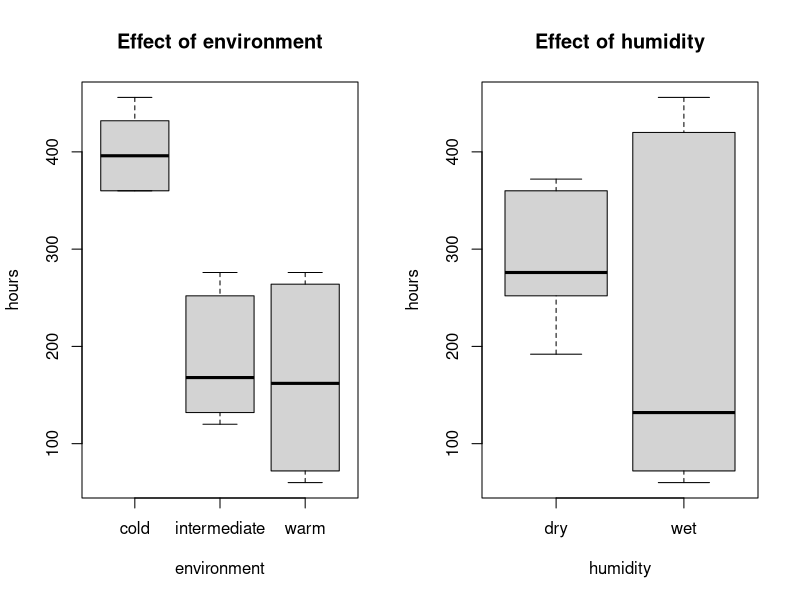
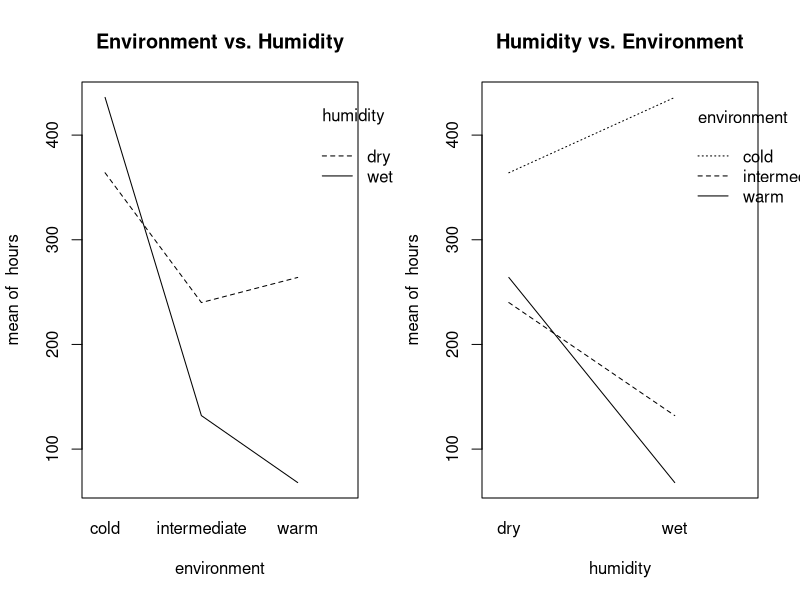
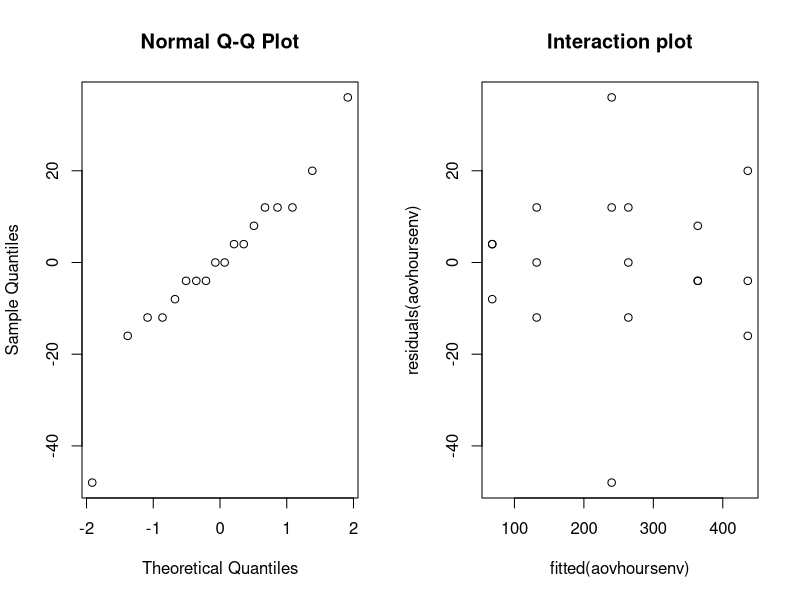

Generate these figures, in order, with R: (Note: this script raises an error after producing the figures.)
## ---- chunk 1
knitr::opts_chunk$set(echo = TRUE)
## ---- chunk 2
#install.packages("car")
#library("car")
bread = read.table(file="bread.txt", header=TRUE, sep=" ")
attach(bread)
## ---- chunk 3
env=3; hum=2; N=3
rbind(rep(1:env,each=N*hum),rep(1:hum,N*env),sample(1:(N*env*hum)))
## ---- chunk 4
par(mfrow=c(1,2))
boxplot(hours~environment, main = "Effect of environment")
boxplot(hours~humidity, main = "Effect of humidity")
## ---- chunk 5
par(mfrow=c(1,2))
interaction.plot(environment,humidity,hours, main="Environment vs. Humidity")
interaction.plot(humidity,environment,hours, main="Humidity vs. Environment")
## ---- chunk 6
aovhoursenv=lm(hours~environment*humidity)
anova_hours = anova(aovhoursenv)
anova_hours
summary(anova_hours)
## ---- chunk 7
par(mfrow=c(1,2))
qqnorm(residuals(aovhoursenv))
plot(fitted(aovhoursenv),residuals(aovhoursenv), main='Interaction plot')
## ---- chunk 8
duration=as.vector(as.matrix(bread[1:18,]))
id=as.factor(rep(1:18,4))
environment=as.factor(rep(1:3,each=6))
humidity=as.factor(rep(1:2,each=3))
breaddata=data.frame(cbind(duration,id,environment,humidity))
breaddata[1:18,]
## ---- chunk 9
boxplot(duration~humidity, xlab="humidity", ylab="duration")
interaction.plot()
## ---- chunk 10
friedman.test(duration,environment,id,data=breaddata)
## ---- chunk 11
par(mfrow=c(1,2))
qqnorm(residuals(aovhoursenv),main = "QQ-plot residuals"); 
plot(fitted(aovhoursenv),residuals(aovhoursenv), main = "Residuals against fitted values")
## ---- chunk 12
shapiro.test(residuals(aovhoursenv))
## ---- chunk 13
I=3;B=5;N=1
for(i in 1:B) print(sample(1:(N*I)))
## ---- chunk 14
search_data = read.delim("search.txt", header=T, sep="")
par(mfrow=c(2,2))
boxplot(time~skill, main="effect of skill", data=search_data)
boxplot(time~interface, main="effect of interface", data=search_data)
interaction.plot(search_data$skill, search_data$interface, search_data$time, col = c('red', 'blue', 'green'), main = "Skill vs. interface", data=search_data)
interaction.plot(search_data$interface, search_data$skill, search_data$time, col = c('red', 'blue', 'yellow', 'green', 'black'), main = "Interface vs. skill", data=search_data)
## ---- chunk 15
factor_skills = factor(search_data$skill)
factor_interface = factor(search_data$interface)
search_aov = lm(time~factor_interface + factor_skills, data=search_data)
anova(search_aov)
## ---- chunk 16
cat("Interface with the highest time =", search_data$interface[search_data$time == max(search_data$time)])
## ---- chunk 17
par(mfrow=c(1,2));qqnorm(residuals(search_aov), main="QQ-plot of Residuals");plot(fitted(search_aov),residuals(search_aov), main="Residuals vs. Fitted")
## ---- chunk 18
shapiro.test(residuals(search_aov))
## ---- chunk 19
friedman.test(search_data$time, search_data$interface, search_data$skill, data=search_data)
## ---- chunk 20
search_one_aov = lm(time~interface, data=search_data)
print(anova(search_one_aov), signif.stars=F)
## ---- chunk 21
cow = read.table('cow.txt', header=T); cow$id= factor(cow$id); cow$per = factor(cow$per)
boxplot(cow$milk[cow$treatment == "A"], cow$milk[cow$treatment == "B"])
## ---- chunk 22
cowlm = lm(milk ~ id + per + treatment, data = cow)
anova(cowlm)
## ---- chunk 23
library(lme4)
cowlmer = lmer(milk ~ per + treatment + (1|id), data = cow, REML = FALSE)
cowlmer1 = lmer(milk ~ per + (1|id), data = cow, REML = FALSE)
anova(cowlmer1, cowlmer)
## ---- chunk 24
attach(cow)
t.test(milk[treatment=="A"], milk[treatment=="B"],paired=TRUE)
## ---- chunk 25
austen=read.table("austen.txt",header=TRUE)
austendata=data.frame(austen$word, austen$Sense, austen$Emma, austen$Sand1)
attach(austendata)
## ---- chunk 26
consistency=chisq.test(austendata)
## ---- chunk 27
residuals(consistency)
## ---- chunk 28
admirer=chisq.test(austen)
admirer
## ---- chunk 29
residuals(chisq.test(austen))
## ---- chunk 30
ex = read.table(file="expensescrime.txt", header=T)
attach(ex);par(mfrow=c(2,3))
hist(expend); hist(bad); hist(crime)
hist(lawyers); hist(employ); hist(pop)
## ---- chunk 31
plot(ex[,c(2:7)]);round(cor(ex[2:7]),2)
## ---- chunk 32
library(car)
## ---- chunk 33
exlm1 = lm(expend~bad+crime+lawyers+employ+pop, data=ex);vif(exlm1)
exlm2 = lm(expend~crime+lawyers+employ+pop, data=ex); vif(exlm2)
exlm3 = lm(expend~crime+employ+pop, data=ex); vif(exlm3)
exlm4 = lm(expend~crime+pop, data=ex); vif(exlm4)
## ---- chunk 34
plot(cooks.distance(exlm1),type="b")
round(cooks.distance(exlm1),2)
## ---- chunk 35
summary(lm(expend~bad,data=ex))[[8]]
summary(lm(expend~crime,data=ex))[[8]]
summary(lm(expend~lawyers,data=ex))[[8]]
summary(lm(expend~employ,data=ex))[[8]]
summary(lm(expend~pop,data=ex))[[8]]
## ---- chunk 36
summary(lm(expend~employ+bad,data=ex))[[8]]
summary(lm(expend~employ+crime,data=ex))[[8]]
summary(lm(expend~employ+pop,data=ex))[[8]]
summary(lm(expend~employ+lawyers,data=ex))[[8]]
## ---- chunk 37
summary(lm(expend~employ+lawyers+bad,data=ex))[[8]]
summary(lm(expend~employ+lawyers+crime,data=ex))[[8]]
summary(lm(expend~employ+lawyers+pop,data=ex))[[8]]
## ---- chunk 38
summary(lm(expend~bad+crime+lawyers+employ+pop,data=ex))[[8]]
summary(lm(expend~bad+lawyers+employ+pop,data=ex))[[8]]
summary(lm(expend~bad+lawyers+employ,data=ex))[[8]]
summary(lm(expend~lawyers+employ,data=ex))[[8]]
## ---- chunk 39
exlm=lm(expend~employ+lawyers,data=ex)
par(mfrow=c(2,3))
plot(residuals(exlm),employ,xlab="Residuals",main="Residuals vs. Employ")
plot(residuals(exlm),lawyers,xlab="Residuals",main="Residuals vs. Lawyers")
plot(residuals(exlm),bad,xlab="Residuals",main="Residuals vs. Bad")
plot(residuals(exlm),crime,xlab="Residuals",main="Residuals vs. Crime")
plot(residuals(exlm),pop,xlab="Residuals",main="Residuals vs. Pop")
qqnorm(residuals(exlm))
## ---- chunk 40
x1=residuals(lm(lawyers~crime+employ+pop+bad))
y1=residuals(lm(expend~bad+crime+employ+pop))
x2=residuals(lm(employ~lawyers+crime+pop+bad)) 
y2=residuals(lm(expend~bad+lawyers+crime+pop)) 
par(mfrow=c(1,2))
plot(x1,y1,main="Added variable plot for lawyers", xlab="Residual of lawyers", ylab="Residual of expend", cex=0.7)
plot(x2,y2,main="Added variable plot for employ", xlab="Residual of employ", ylab="Residual of expend", cex=0.7)
## ---- chunk 41
shapiro.test(residuals(exlm))
## ---- chunk 42
plot(residuals(exlm),fitted(exlm))
